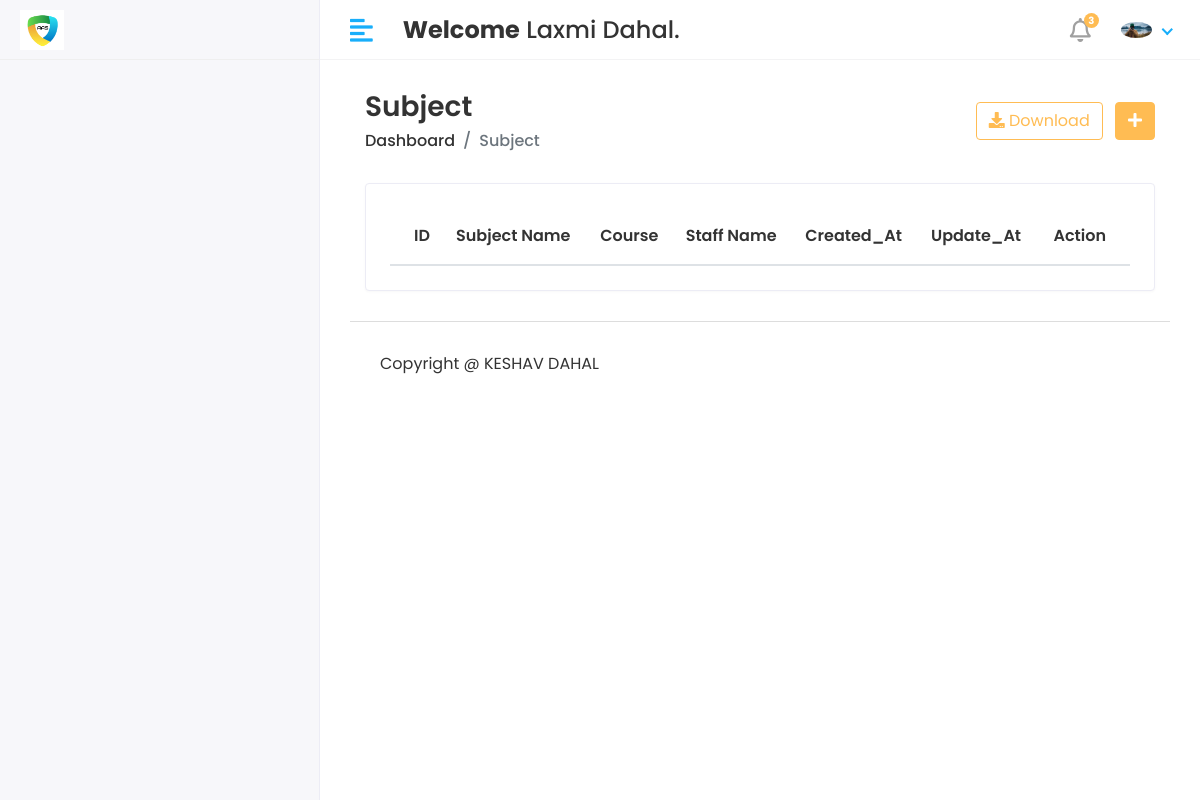
Page /Hod/Subject/View (signed in) on the committed database.
### app/models.py (models this page shows)
class CustomUser(AbstractUser):
    USER = (
        ('1', 'HOD'),
        ('2', 'STAFF'),
        ('3', 'STUDENT'),
    )
    user_type = models.CharField(choices=USER, max_length=50, default=1)
    profile_pic = models.ImageField(upload_to='media/profile_pic')

### AAI/Hod_Views.py (the view)
# urls.py: path('Hod/Subject/View', Hod_Views.VIEW_SUBJECT, name='view_subject'),
@login_required(login_url='/')
def VIEW_SUBJECT(request):
    subject = Subject.objects.all()
    context = {
        'subject': subject,
    }
    return render(request, 'Hod/view_subject.html', context)

### templates/Hod/view_subject.html (shortened to what this page needs)
{% extends 'base.html' %}
{% block content %}
 <div class="content container-fluid">
               <div class="page-header">
                  <div class="row align-items-center">
                     <div class="col">
                        <h3 class="page-title">Subject</h3>
                        <ul class="breadcrumb">
                           <li class="breadcrumb-item"><a href="index.html">Dashboard</a></li>
                           <li class="breadcrumb-item active">Subject</li>
                        </ul>
                     </div>
                     <div class="col-auto text-right float-right ml-auto">
                        <a href="#" class="btn btn-outline-primary mr-2"><i class="fas fa-download"></i> Download</a>
                        <a href="add-student.html" class="btn btn-primary"><i class="fas fa-plus"></i></a>
                     </div>
                  </div>
               </div>
               <div class="row">
                  <div class="col-sm-12">
                     <div class="card card-table">
                        <div class="card-body">
                           <div class="table-responsive">
                              <table id="table_id" class="table table-hover table-center mb-0 ">
                                 <thead>
                                    <tr>
                                       <th>ID</th>
                                       <th>Subject Name</th>
                                        <th>Course</th>
                                        <th>Staff Name </th>
                                        <th>Created_At</th>
                                       <th>Update_At</th>
                                       <th class="text-right">Action</th>
                                    </tr>
                                 </thead>
                              </table>
                           </div>
                        </div>
                     </div>
                  </div>
               </div>
            </div>
{% endblock %}

### templates/includes/header.html (shortened to what this page needs)
{% load static %}
<div class="header">
    <div class="header-left">
       <a href="index.html" class="logo">
       <img src="{% static 'assets/img/logo.png' %}" alt="Logo">
       </a>
    </div>
    <a href="javascript:void(0);" id="toggle_btn">
    <i class="fas fa-align-left"></i>
    </a>
    <div class="top-nav-search mt-3">
     <h4><strong>Welcome</strong>&nbsp;<span>{{user.first_name}} {{user.last_name}}</span>.</h4>
    </div>
    <ul class="nav user-menu">
       <li class="nav-item dropdown noti-dropdown">
          <a href="#" class="dropdown-toggle nav-link" data-toggle="dropdown">
          <i class="far fa-bell"></i> <span class="badge badge-pill">3</span>
          </a>
       </li>
       <li class="nav-item dropdown has-arrow">
          <a href="#" class="dropdown-toggle nav-link" data-toggle="dropdown">
             {% if user.profile_pic == "" %}
              <span class="user-img"><img class="rounded-circle" src="{% static 'assets/img/aimg.jpg' %}" width="31" ></span>
             {% else %}
          <span class="user-img"><img class="rounded-circle" src="/{{user.profile_pic}}" width="31" ></span>
          {% endif %}
          </a>
       </li>
    </ul>
 </div>

### static/assets/css/style.css (style rules this page uses)
html { height: 100%; }
body { background-color: #fff; color: #333; font-family: 'Poppins', sans-serif; font-size: 1rem; height: 100%; line-height: 1.5; overflow-x: hidden; }
h1, h2, h3, h4, h5, h6 { font-family: 'Poppins', sans-serif; margin-top: 0; }
a { color: #009ce7; }
input, button, a { transition: all 0.4s ease; -moz-transition: all 0.4s ease; -o-transition: all 0.4s ease; -ms-transition: all 0.4s ease; -webkit-transition: all 0.4s ease; }
ul, ol { padding: 0px; list-style: none; }
.table { color: #333; max-width: 100%; margin-bottom: 0; width: 100%; }
.table thead tr th { font-weight: 600; }
.table.table-center td, .table.table-center th { vertical-align: middle; }
.card-table .card-body .table > thead > tr > th { border-top: 0; }
.card-table .card-body .table tr td:first-child, .card-table .card-body .table tr th:first-child { padding-left: 1.5rem; }
.card-table .card-body .table tr td:last-child, .card-table .card-body .table tr th:last-child { padding-right: 1.5rem; }
.card-table .table td, .card-table .table th { border-top: 1px solid #e2e5e8; padding: 1rem 0.75rem; white-space: nowrap; }
.btn-primary { background-color: #FFBC53; border: 1px solid #FFBC53; }
.btn-outline-primary { color: #FFBC53; border-color: #FFBC53; }
.card { border: 1px solid #ececf5; box-shadow: 0 1px 3px 0 rgba(0, 0, 0, 0.03); margin-bottom: 1.875rem; }
.card-body { padding: 1.5rem; }
.header { background-color: #fff; border-bottom: 1px solid #f3f3f4; left: 0; position: fixed; right: 0; top: 0; z-index: 1001; height: 60px; }
.header .header-left { float: left; height: 60px; padding: 0 20px; position: relative; width: 320px; z-index: 1; transition: all 0.2s ease-in-out; background-color: #f7f7fa; border-bottom: 1px solid #efefef; border-right: 1px solid #ececf5; display: flex; align-items: center; }
.header .header-left .logo { display: inline-block; line-height: 60px; }
.header .header-left .logo img { max-height: 40px; width: auto; }
.header .dropdown-toggle:after { display: none; }
.header .has-arrow .dropdown-toggle:after { border-top: 0; border-left: 0; border-bottom: 2px solid #18aefa; border-right: 2px solid #18aefa; content: ''; height: 8px; display: inline-block; pointer-events: none; -webkit-transform-origin: 66% 66%; -ms-transform-origin: 66% 66%; transform-origin: 66% 66%; -webkit-transform: rotate(45deg); -ms-transform: rotate(45deg); transform: rotate(45deg); -webkit-transition: all 0.15s ease-in-out; transition: all 0.15s ease-in-out; width: 8px; vertical-align: 0px; }
.user-menu { float: right; margin: 0; position: relative; z-index: 99; padding-right: 15px; }
.user-menu.nav > li > a { color: #a0a0a0; font-size: 14px; line-height: 58px; padding: 0 15px; height: 60px; }
.user-img { margin-right: 3px; position: relative; }
.top-nav-search { float: left; margin-left: 15px; }
.page-header { margin-bottom: 1.875rem; }
.page-header .breadcrumb { background-color: transparent; color: #6c757d; font-size: 1rem; font-weight: 500; margin-bottom: 0; padding: 0; }
.page-header .breadcrumb a { color: #333; }
.page-title { font-size: 28px; font-weight: 600; color: #333; margin-bottom: 5px; }
.user-menu.nav > li > a .badge { background-color: #FFBC53; display: block; font-size: 10px; font-weight: bold; height: 15px; width: 15px; position: absolute; right: 7px; top: 13px; color: #fff; padding: 3px; }
.user-menu.nav > li > a > i { font-size: 1.5rem; line-height: 60px; }
@media (min-width: 992px) { #toggle_btn { align-items: center; color: #18aefa; display: inline-flex; float: left; font-size: 26px; height: 60px; justify-content: center; margin-left: 15px; padding: 0 15px; } }

### rows in the picture
CustomUser: first_name "Laxmi", last_name "Dahal", profile_pic (picture)
